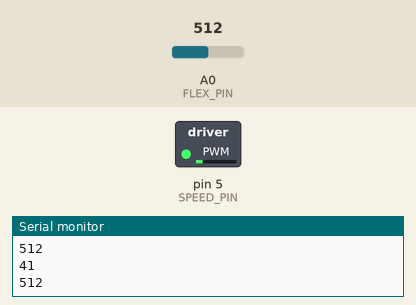
The sketch below on a simulated Arduino Uno, built with avr-gcc and run on an emulated ATmega328P. On the bench: switched loads named in the sketch (green lamp = pin HIGH), the last lines printed to the serial monitor. Inputs (shaded band) come from the test bench; at power-on: A0 (FLEX_PIN) = 512.

Above: at 1.2 s.
1.3 s: A0 (FLEX_PIN) set to 900
At 1.7 s:
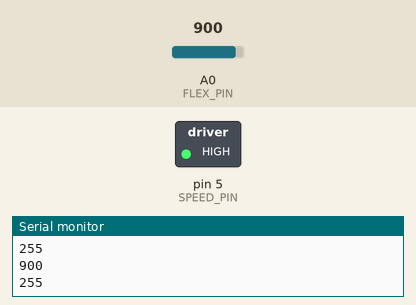
2.8 s: A0 (FLEX_PIN) set to 716
At 3.7 s:
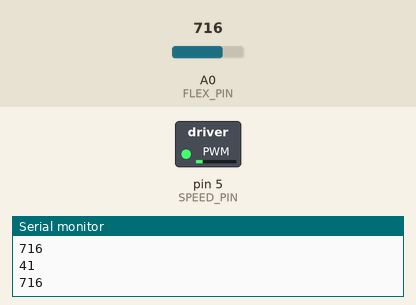
4.3 s: A0 (FLEX_PIN) set to 1023
At 5.1 s:
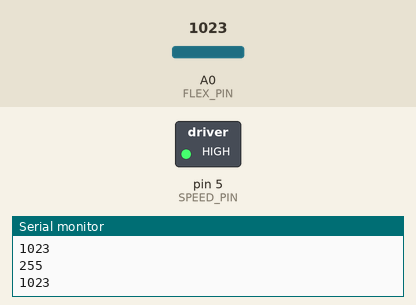
Timing chart, 0 to 7.3 s (numbered marks = the images above; inputs shaded):
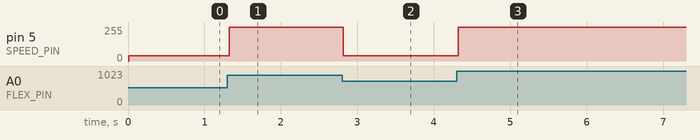

The sketch:

FreeWheelyFWFlex.ino
```cpp
#define FLEX_PIN        A0
#define FLEX_START_VAL  750
#define FLEX_END_VAL    820//900

#define SPEED_PIN         5
#define SPEED_PWM_START   41
#define SPEED_PWM_END     255//215

#define NUM_OF_SAMPLES    10

void setup() {
  // put your setup code here, to run once:
  Serial.begin(9600);
  pinMode(SPEED_PIN, OUTPUT);
}

void loop() {
  long sum = 0;
  for (int i = 0; i < NUM_OF_SAMPLES; i++)
  {
    sum += analogRead(FLEX_PIN);
    delay(1);
  }

  // put your main code here, to run repeatedly:
  int flexVal = sum / NUM_OF_SAMPLES;
  //Serial.println(sum);
  Serial.println(flexVal);
  flexVal = flexVal < FLEX_START_VAL ? FLEX_START_VAL : flexVal;
  flexVal = flexVal > FLEX_END_VAL ? FLEX_END_VAL : flexVal;

  int speedPWM = map(flexVal, FLEX_START_VAL, FLEX_END_VAL, SPEED_PWM_START, SPEED_PWM_END);
  //speedPWM = SPEED_PWM_END - speedPWM;
  Serial.println(speedPWM);
  analogWrite(SPEED_PIN, speedPWM);
  //Serial.println(speedPWM);

  delay(10);                                //Small delay

}
```

Measured:
- after the input at 1.3 s, pin 5 (SPEED_PIN): 41/255 → 255/255 at once
- after the input at 2.8 s, pin 5 (SPEED_PIN): 255/255 → 41/255 at once
- after the input at 4.3 s, pin 5 (SPEED_PIN): 41/255 → 255/255 at once
